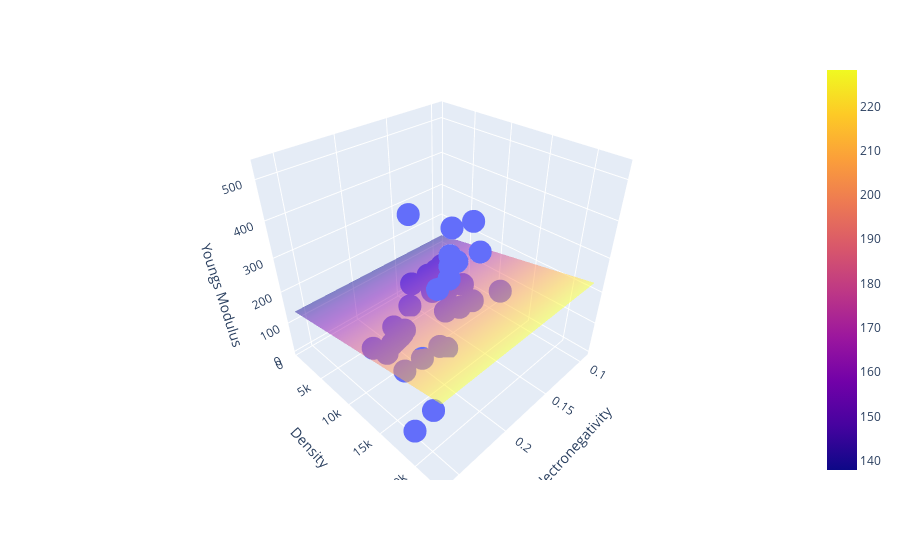

The cell this chart's notebook holds for it:
### Code cell
x1_range = np.linspace(df['en_ghosh'].min(), df['en_ghosh'].max(), 10)
x2_range = np.linspace(df['density_of_solid'].min(), df['density_of_solid'].max(), 10)
x1_mesh, x2_mesh = np.meshgrid(x1_range, x2_range)
y_pred_mesh = mlr.predict(np.c_[x1_mesh.ravel(), x2_mesh.ravel()])
y_pred_mesh = y_pred_mesh.reshape(x1_mesh.shape)
fig.add_trace(go.Surface(x=x1_mesh, y=x2_mesh, z=y_pred_mesh, opacity=0.5))

# updating the plot layout
fig.update_layout(scene=dict(
                    xaxis_title='Electronegativity',
                    yaxis_title='Density',
                    zaxis_title='Youngs Modulus'))

# showing the plot
fig.show()
